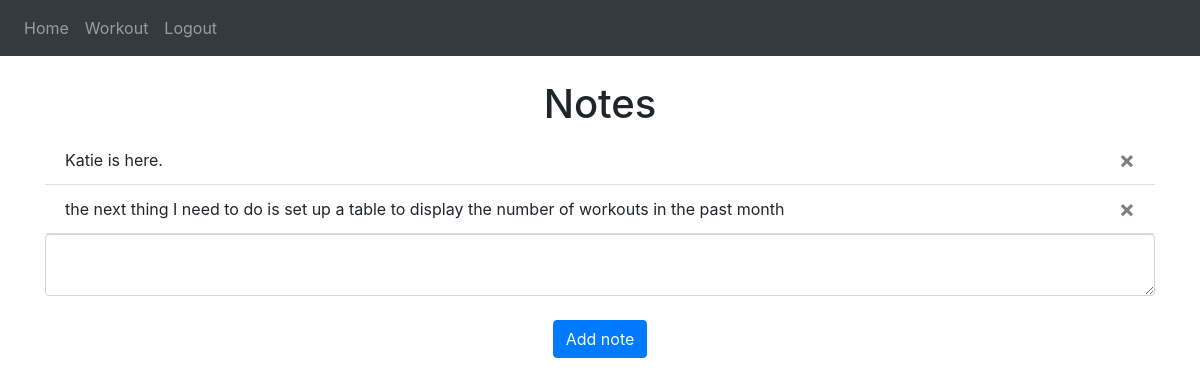
The page / (signed in) on the database as committed earlier.
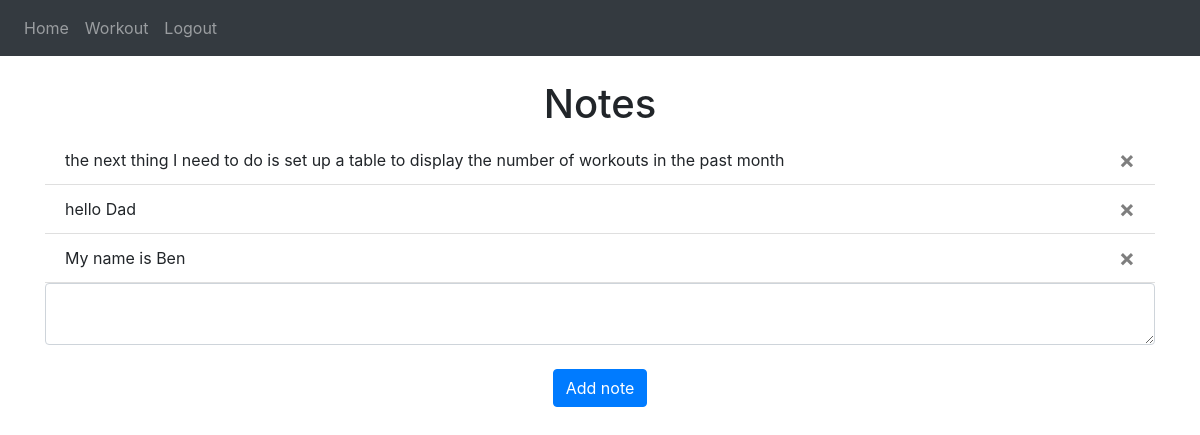
The same page on the database as committed later.
### website/models.py (models this page shows)
class Note(db.Model):
    id = db.Column(db.Integer, primary_key=True)
    data = db.Column(db.String(10000))
    date = db.Column(db.DateTime(timezone=True), default=func.now())
    user_id = db.Column(db.Integer, db.ForeignKey('user.id'))

### website/views.py (the view, shortened to what this page needs)
@views.route('/', methods=['GET', 'POST'])
@login_required
def home():
    return render_template("home.html", user=current_user)

### website/__init__.py (called while the page is built)
def create_app():
    app = Flask(__name__)
    app.config['SECRET_KEY'] = 'apples'
    app.config['SQLALCHEMY_DATABASE_URI'] = f'sqlite:///{DB_NAME}'
    db.init_app(app)
    from .views import views
    from .auth import auth
    app.register_blueprint(views, url_prefix='/')
    app.register_blueprint(auth, url_prefix='/')
    from .models import User, Note, Exercise
    with app.app_context():
        db.create_all()
    login_manager = LoginManager()
    login_manager.login_view = 'auth.login'
    login_manager.init_app(app)
    @login_manager.user_loader
    def load_user(id):
        return User.query.get(int(id))
    return app

### website/templates/home.html
{% extends "base.html" %} {% block title %} Home {% endblock %}
{% block content %}
<br />
<h1 align="center">Notes</h1>
<ul class="list-group list-group-flush" id="notes">
    {% for note in user.notes %}
    <li class="list-group-item">
        {{ note.data }}
        <button type="button" class="close" onClick="deleteNote('{{ note.id }}')">
            <span aria-hidden="true">&times;</span>
        </button>
    </li>
    {% endfor %}
</ul>
<form method="POST">
    <textarea name="note" id="note" class="form-control"></textarea>
    <br />
    <div align="center">
        <button type="submit" class="btn btn-primary">Add note</button>
    </div>
</form>
{% endblock %}

### website/templates/base.html (shortened to what this page needs)
<!DOCTYPE html>
<html>
    <head>
        <link
            rel="stylesheet"
            href="https://stackpath.bootstrapcdn.com/bootstrap/4.4.1/css/bootstrap.min.css"
        />
        <link
            rel="stylesheet"
            href="https://stackpath.bootstrapcdn.com/font-awesome/4.7.0/css/font-awesome.min.css"
        />
    </head>
    <body>
        <nav class="navbar navbar-expand-lg navbar-dark bg-dark">
            <div class="collapse navbar-collapse" id="navbar">
                <div class="navbar-nav">
                    {% if user.is_authenticated %}
                    <a class="nav-item nav-link" id="home" href="/">Home</a>
                    <a class="nav-item nav-link" id="workout" href="/workout">Workout</a>
                    <a class="nav-item nav-link" id="logout" href="/logout">Logout</a>
                    {% else %}
                    <a class="nav-item nav-link" id="login" href="/login">Login</a>
                    <a class="nav-item nav-link" id="signUp" href="/sign-up">Sign Up</a>
                    {% endif %}
                </div>
            </div>
        </nav>
        <div class="container">
        {% block content %}
        {% endblock %}
        </div>
    </body>
</html>

Rows that differ between the two databases and show on the page:
removed Note: data "Katie is here."
added Note: data "hello Dad"
added Note: data "My name is Ben"
